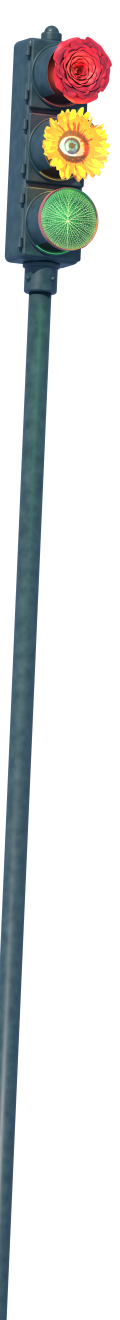
#> input picture studio/signal/art/signal.png, 480 x 5280 px (shown at 1/4 size)
$ python print.py
#> lines starting #> are read from the running program, lines starting #| are printed output that depends on the picture; after the words box and inside, x2 and y2 are one past the last pixel; in counts of white or black regions, pixels touching at a corner belong together; pictures that were not available may be replaced by others from this repository, and a replacement may not be noted
#> in main, signal is the input picture: PIL image 480x5280 RGBA; mean R, G, B, A 25.4, 27.4, 26.2, 66.3
# /// script
# requires-python = ">=3.11"
# dependencies = ["numpy", "pillow>=11.3", "scipy"]
# ///
"""Prints the signal (studio/signal/render.py) as the references are printed: a coarse four-colour halftone in
loud colour, the dots a little ragged where the ink spread into the paper and the inks a hair out of register.

First the van-patterned cats (studio/signal/cats.py) are pasted down the post, as the poster's eyes were pasted into its
signal. The post is their floor: the picture is turned a quarter round for them, so their up is the strip's right and
they walk, sit and sleep along the strip's length, each on the post's edge, some with a tail hung over it. All of it
stands against a clear sky, deep blue overhead and paler down the strip. The sky wraps a little way round each cat's
edge, as daylight does round fur, and its blue goes into the cats' shadows as it does into the signal's, so the cats
were photographed in the same air as the signal.

    uv run studio/signal/print.py [--proof DIR]

Each ink is screened at its own angle with a round dot that grows into a chequer at half tone and closes to white
holes in the shadows, as an offset screen does. The screens are drawn at three times the picture's size and brought
down, so the dots' edges are soft as printed dots are and not stepped.

Writes public/objects/signal.avif: the inks on white paper, which the page multiplies onto the spine's own paper.
"""

import argparse
import os

import numpy as np
from PIL import Image
from scipy import ndimage

HERE = os.path.dirname(os.path.abspath(__file__))
ROOT = os.path.dirname(os.path.dirname(HERE))
UP = 3
PITCH = 4.8  # the screen's ruling, in the picture's pixels: fine enough that the sky reads as colour first and dots second
SENT = 360  # the width the page is sent
# Each ink as what it lets through of white light, its screen angle and how far it sits out of register.
INKS = {
    "cyan": ((0.0, 0.6, 0.88), 15, (0.6, -0.4)),
    "magenta": ((0.9, 0.08, 0.42), 75, (-0.5, 0.5)),
    "yellow": ((1.0, 0.88, 0.04), 0, (0.0, 0.0)),
    "black": ((0.1, 0.1, 0.11), 45, (0.0, 0.0)),
}


def separate(rgb):
    """Splits a colour into cyan, magenta, yellow and black, the black taking all of the grey, so a dark colour is
    black with one or two inks in its gaps and not a scatter of all three."""
    # The black runs heavy, so the dark paint prints as a solid with only small holes in it.
    k = np.clip((1 - rgb.max(axis=2)) * 1.25, 0, 1) ** 0.85
    rest = np.clip((1 - rgb - k[..., None]) / np.maximum(1 - k[..., None], 1e-3), 0, 1)
    return {"cyan": rest[..., 0], "magenta": rest[..., 1], "yellow": rest[..., 2], "black": k}


# Down the post from the signal: each cat, how tall it stands off the post as a share of the picture's width, how
# far down its cut-out its feet are (below that its tail hangs over the post), and whether it is mirrored, so that
# they face up and down the post by turns.
CATS = [
    ("ledge", 0.5, 0.62, True),
    ("crouch", 0.5, 0.93, True),
    ("nap", 0.24, 0.95, False),
    ("walk", 0.5, 1.0, True),
    ("tabby", 0.52, 0.9, False),
    ("piper", 0.36, 0.92, False),
    ("sleep", 0.27, 0.86, True),
    ("bw-sit", 0.5, 0.97, False),
    ("bw-stroll", 0.64, 1.0, False),
    ("doze", 0.36, 0.97, True),
    ("sniff", 0.32, 0.95, False),
    ("roof", 0.5, 0.97, True),
]
GAP = 0.05  # between one cat and the next, as a share of the width
SIZE = 0.88  # all of them, so they keep their size against the signal as it is framed
SKY_TOP = np.array([0.13, 0.38, 0.75], dtype=np.float32)
SKY_LOW = np.array([0.58, 0.78, 0.95], dtype=np.float32)
SHADE = np.array([-0.1, -0.02, 0.1], dtype=np.float32)  # how the sky turns a shadow, the darker the more


def sky(h, w):
    """The sky down the picture, a colour per row: deepest at the top, palest where the tallest screen ends."""
    t = np.clip(np.arange(h, dtype=np.float32) / (9 * w), 0, 1)[:, None] ** 0.85
    return SKY_TOP * (1 - t) + SKY_LOW * t


def lay_cats(signal, air):
    """Pastes the cats down the post of the signal, an RGBA image, under the sky air, a colour per row, and returns
    it."""
    w = signal.width
#> w = 480
    alpha = np.asarray(signal.getchannel("A"), dtype=np.float32) / 255 > 0.5
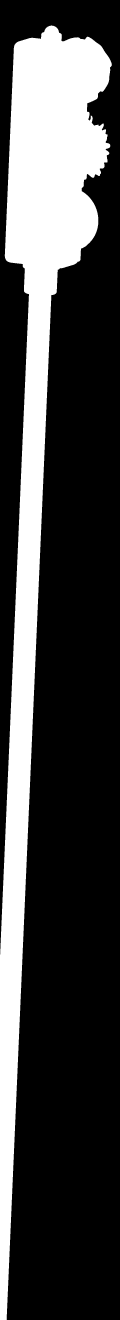
#> alpha: shape (5280, 480) bool (shown at 1/4 size); 26% white; 1 white region, box (x1, y1, x2, y2) and area: (0, 102, 447, 5280) 659359
    across = alpha.sum(axis=1)
#> across = 5280 values, max 403 at index 582, min 0 at index 0, mean 124.9
    # The post is the run of rows below the head that are only as wide as it is.
    head = int(np.argmax(across > 0.6 * w))
#> head = 164
    rows = np.nonzero((across > 0) & (across < 0.25 * w) & (np.arange(len(across)) > head))[0]
#> rows = 4107 values from 1173 to 5279
    right = np.array([np.nonzero(alpha[y])[0].max() for y in rows])
#> right = 4107 values, max 223 at index 0, min 26 at index 4084, mean 115.2
    slope, offset = np.polyfit(rows, right, 1)
#> slope = -0.0437; offset = 256.1
    edge = lambda y: offset + slope * y
    lean = np.degrees(np.arctan(slope))
#> lean = -2.5
    out = signal.copy()
    y = rows[0] + 0.12 * w
#> y = 1230.6
    for name, tall, ground, mirror in CATS:
        cat = Image.open(os.path.join(HERE, "art", "cats", f"{name}-cut.png"))
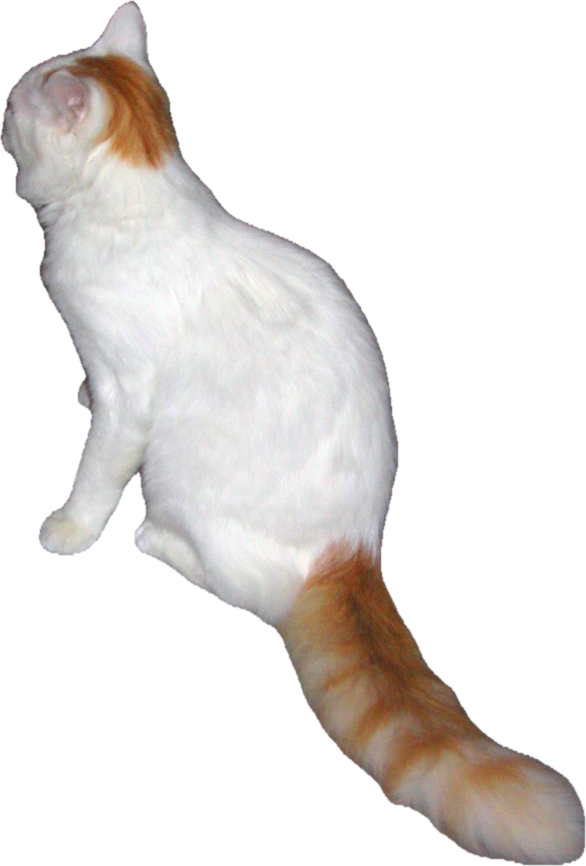
#> input picture studio/signal/art/cats/back-cut.png, 586 x 866 px, given in place of ledge-cut.png, which was not available
#> cat is the input picture: PIL image 586x866 RGBA; mean R, G, B, A 113.6, 105.4, 102.2, 89.6
        scale = SIZE * tall * w / (ground * cat.height)
#> scale = 0.393
        cat = cat.resize((round(cat.width * scale), round(cat.height * scale)), Image.LANCZOS)
#> cat: PIL image 231x341 RGBA
        if mirror:
            cat = cat.transpose(Image.FLIP_LEFT_RIGHT)
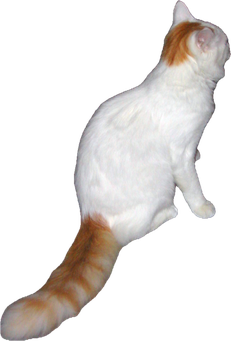
#> cat: PIL image 231x341 RGBA; mean R, G, B, A 69.4, 65.6, 63.2, 89.6; transparent parts drawn white
        length = cat.width
#> length = 231
        # A quarter turn clockwise: the cat's up is the strip's right, its feet on a line down the strip.
        feet = np.array([cat.height * (1 - ground), cat.width / 2])
#> feet = [129.6, 115.5]
        cat = cat.rotate(-90, expand=True)
#> cat: PIL image 341x231 RGBA
        # Then tilted with the post, round its own middle.
        middle = np.array(cat.size) / 2
#> middle = [170.5, 115.5]
        cat = cat.rotate(-lean, expand=True, resample=Image.BICUBIC)
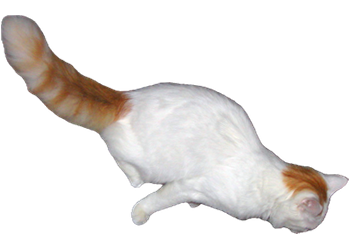
#> cat: PIL image 351x247 RGBA; mean R, G, B, A 62, 58.6, 56.5, 81.4; transparent parts drawn white
        a = np.radians(-lean)
#> a = 0.0437
        d = feet - middle
#> d = [-40.92, 0]
        feet = np.array([np.cos(a) * d[0] + np.sin(a) * d[1], -np.sin(a) * d[0] + np.cos(a) * d[1]]) + np.array(cat.size) / 2
#> feet = [134.6, 125.3]
        centre = y + length / 2
#> centre = 1346.1
        at = (round(edge(centre) - 0.05 * w - feet[0]), round(centre - feet[1]))
#> at = (39, 1221)
        out.alpha_composite(daylight(cat, air[np.clip(at[1] + np.arange(cat.height), 0, len(air) - 1)]), dest=(max(at[0], 0), at[1]), source=(max(-at[0], 0), 0))
#> in daylight, `wrap = (np.clip(ndimage.gaussian_filter(1 - a, 2.5) * 1.8, 0, 1) * a *..`:
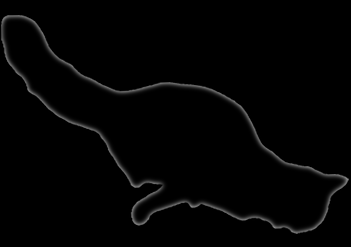
#> wrap: shape (247, 351, 1) float32; min 0, max 0.551, mean 0.0126
#> in daylight, `rgb = rgb * (1 - wrap) + behind[:, None, :] * wrap`:
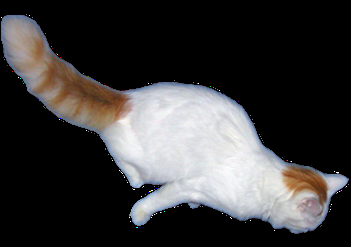
#> rgb: shape (247, 351, 3) float32; mean R, G, B 0.234, 0.229, 0.23
#> in daylight, `return Image.fromarray((np.dstack([rgb, a]) * 255).astype(np.uint8), "..`:
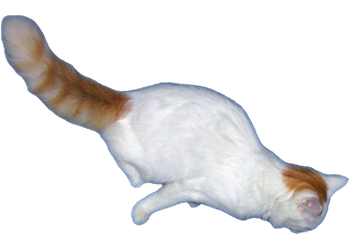
#> returned value: PIL image 351x247 RGBA; mean R, G, B, A 59.5, 58.2, 58.5, 81.4; transparent parts drawn white
        y += length + GAP * w
#> y = 1485.6
        if y > signal.height:
            break
#> pass 2 of the loop in lay_cats, `for name, tall, ground, mirror in CATS:`:
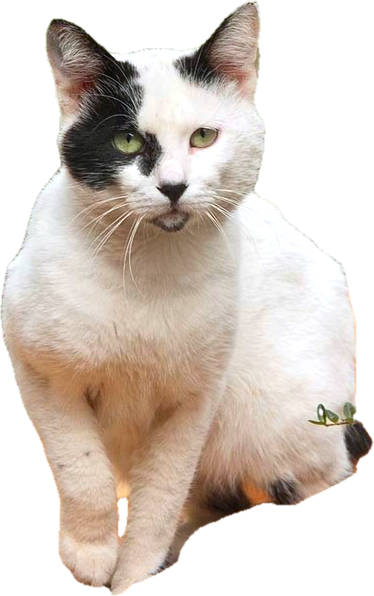
#> input picture studio/signal/art/cats/bw-sit-cut.png, 374 x 596 px, given in place of crouch-cut.png, which was not available
#> in lay_cats, cat is the input picture: PIL image 374x596 RGBA; mean R, G, B, A 171, 154.6, 128.3, 160.7
#> in lay_cats, `cat = cat.rotate(-lean, expand=True, resample=Image.BICUBIC)`:
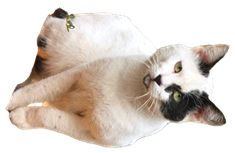
#> cat: PIL image 235x153 RGBA; mean R, G, B, A 111.8, 101.3, 92.7, 145.1; transparent parts drawn white
#> in lay_cats, `feet = np.array([np.cos(a) * d[0] + np.sin(a) * d[1], -np.sin(a) * d[0..`: feet = [19.98, 80.76]
#> centre = 1557.1
#> at = (144, 1476)
#> c: shape (153, 235, 4) float32
#> lum: shape (153, 235, 1) float32
#> wrap: shape (153, 235, 1) float32
#> in lay_cats, `out.alpha_composite(daylight(cat, air[np.clip(at[1] + np.arange(cat.he..`:
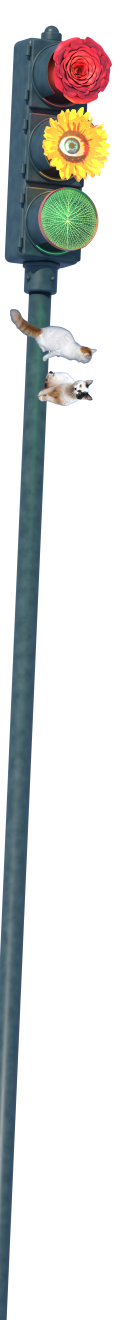
#> out: PIL image 480x5280 RGBA (shown at 1/4 size); mean R, G, B, A 28.7, 30.4, 29.1, 70.3; transparent parts drawn white
#> in lay_cats, `y += length + GAP * w`: y = 1652.6
    return out


def daylight(cat, behind):
    """Puts a cat in the signal's light: the sky's blue in its shadows, and the sky behind it wrapped round its edge.
    behind is the sky's colour on each of its rows."""
    c = np.asarray(cat, dtype=np.float32) / 255
    rgb, a = c[..., :3], c[..., 3]
    lum = rgb.mean(axis=2, keepdims=True)
    rgb = np.clip(rgb * (1 + (1 - lum) * SHADE), 0, 1)
    wrap = (np.clip(ndimage.gaussian_filter(1 - a, 2.5) * 1.8, 0, 1) * a * 0.6)[..., None]
    rgb = rgb * (1 - wrap) + behind[:, None, :] * wrap
    return Image.fromarray((np.dstack([rgb, a]) * 255).astype(np.uint8), "RGBA")


def screen(cover, angle, offset, rng):
    h, w = cover.shape
    ys, xs = np.mgrid[0:h, 0:w].astype(np.float32)
    xs, ys = xs / UP - offset[0], ys / UP - offset[1]
    a = np.radians(angle)
    u = (xs * np.cos(a) + ys * np.sin(a)) * 2 * np.pi / PITCH
    v = (-xs * np.sin(a) + ys * np.cos(a)) * 2 * np.pi / PITCH
    spot = (np.cos(u) + np.cos(v)) / 2  # 1 in the middle of a dot, -1 between them
    # The ink creeps along the paper's fibres, so a dot's edge wanders.
    fibre = ndimage.gaussian_filter(rng.standard_normal((h, w)).astype(np.float32), UP * 0.7)
    fibre /= fibre.std()
    # Only where there is ink to spread: blank paper takes none.
    level = (spot + 1) / 2 + 0.025 * fibre * np.sqrt(np.clip(cover * (1 - cover) * 4, 0, 1))
    return np.where(cover > 0.015, np.clip((level - (1 - cover)) * UP * 2.2 + 0.5, 0, 1), 0)


def main():
    parser = argparse.ArgumentParser()
    parser.add_argument("--source", default=os.path.join(HERE, "art", "signal.png"))
    parser.add_argument("--proof")
    args = parser.parse_args()

    signal = Image.open(args.source).convert("RGBA")
    air = sky(signal.height, signal.width)
    image = np.asarray(lay_cats(signal, air), dtype=np.float32) / 255
    alpha = image[..., 3:]
    rgb = image[..., :3] * alpha + air[:, None, :] * (1 - alpha)
    # A press gains contrast and pushes colour: the dark paint goes deep and the lamps stay bright.
    rgb = np.clip((rgb - 0.5) * 1.12 + 0.5, 0, 1)
    grey = rgb.mean(axis=2, keepdims=True)
    rgb = np.clip(grey + (rgb - grey) * 1.45, 0, 1)
    h, w = rgb.shape[:2]
    big = np.asarray(Image.fromarray((rgb * 255).astype(np.uint8)).resize((w * UP, h * UP), Image.BICUBIC), dtype=np.float32) / 255

    rng = np.random.default_rng(7)
    paper = np.ones_like(big)
    for name, cover in separate(big).items():
        through, angle, offset = INKS[name]
        dots = screen(cover, angle, offset, rng)
        paper *= 1 - dots[..., None] * (1 - np.array(through, dtype=np.float32))
    printed = np.asarray(Image.fromarray((np.clip(paper, 0, 1) * 255).astype(np.uint8)).resize((w, h), Image.LANCZOS), dtype=np.float32) / 255

    out = Image.fromarray((printed * 255).astype(np.uint8), "RGB")
    # The spine shows it about 250 pixels wide on a dense screen. Sent any larger, the screened sky only weighs more.
    out = out.resize((SENT, round(out.height * SENT / out.width)), Image.LANCZOS)
    if args.proof:
        os.makedirs(args.proof, exist_ok=True)
        out.save(os.path.join(args.proof, "signal-print.png"))
        return
    out.save(os.path.join(ROOT, "public", "objects", "signal.avif"), quality=62, subsampling="4:4:4", speed=4)


#> (the run stopped early here; a loop or call above may not have finished)
